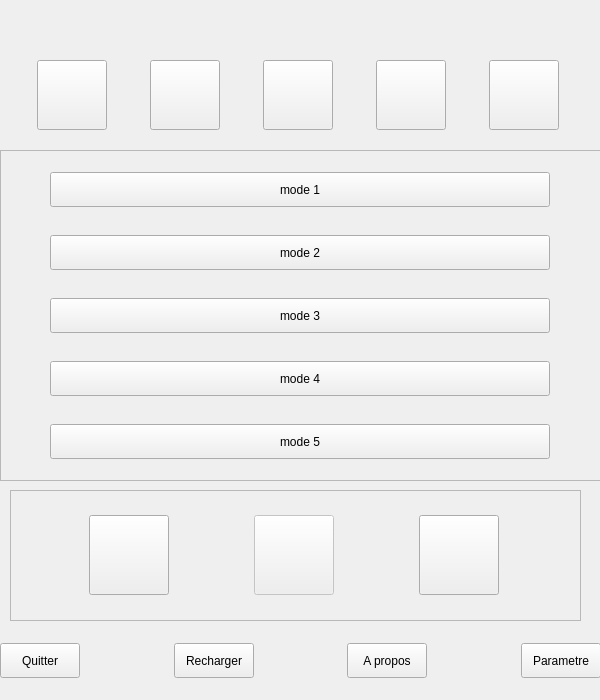
<?xml version="1.0" encoding="UTF-8"?>
<ui version="4.0">
 <class>CArreraUI</class>
 <widget class="QMainWindow" name="CArreraUI">
  <property name="geometry">
   <rect>
    <x>0</x>
    <y>0</y>
    <width>600</width>
    <height>700</height>
   </rect>
  </property>
  <property name="minimumSize">
   <size>
    <width>600</width>
    <height>700</height>
   </size>
  </property>
  <property name="maximumSize">
   <size>
    <width>600</width>
    <height>700</height>
   </size>
  </property>
  <property name="windowTitle">
   <string>Arrera</string>
  </property>
  <property name="windowIcon">
   <iconset resource="ArreraTheme.qrc">
    <normaloff>:/IconArrera/ArreraI2024.png</normaloff>:/IconArrera/ArreraI2024.png</iconset>
  </property>
  <widget class="QWidget" name="centralwidget">
   <widget class="QWidget" name="horizontalLayoutWidget">
    <property name="geometry">
     <rect>
      <x>0</x>
      <y>40</y>
      <width>601</width>
      <height>111</height>
     </rect>
    </property>
    <layout class="QHBoxLayout" name="APP">
     <item>
      <widget class="QPushButton" name="IDC_TABLEUR">
       <property name="maximumSize">
        <size>
         <width>70</width>
         <height>70</height>
        </size>
       </property>
       <property name="text">
        <string/>
       </property>
       <property name="icon">
        <iconset resource="ArreraTheme.qrc">
         <normaloff>:/iconBTN/iconTableur.png</normaloff>:/iconBTN/iconTableur.png</iconset>
       </property>
       <property name="iconSize">
        <size>
         <width>70</width>
         <height>70</height>
        </size>
       </property>
      </widget>
     </item>
     <item>
      <widget class="QPushButton" name="IDC_TRAITEMENT">
       <property name="maximumSize">
        <size>
         <width>70</width>
         <height>70</height>
        </size>
       </property>
       <property name="text">
        <string/>
       </property>
       <property name="icon">
        <iconset resource="ArreraTheme.qrc">
         <normaloff>:/iconBTN/iconTraitementTexte.png</normaloff>:/iconBTN/iconTraitementTexte.png</iconset>
       </property>
       <property name="iconSize">
        <size>
         <width>70</width>
         <height>70</height>
        </size>
       </property>
      </widget>
     </item>
     <item>
      <widget class="QPushButton" name="IDC_APP">
       <property name="maximumSize">
        <size>
         <width>70</width>
         <height>70</height>
        </size>
       </property>
       <property name="text">
        <string/>
       </property>
       <property name="icon">
        <iconset resource="ArreraTheme.qrc">
         <normaloff>:/iconBTN/app-drawer.png</normaloff>:/iconBTN/app-drawer.png</iconset>
       </property>
       <property name="iconSize">
        <size>
         <width>70</width>
         <height>70</height>
        </size>
       </property>
      </widget>
     </item>
     <item>
      <widget class="QPushButton" name="IDC_NAVIGATEUR">
       <property name="maximumSize">
        <size>
         <width>70</width>
         <height>70</height>
        </size>
       </property>
       <property name="text">
        <string/>
       </property>
       <property name="icon">
        <iconset resource="ArreraTheme.qrc">
         <normaloff>:/iconBTN/iconNavigateur.png</normaloff>:/iconBTN/iconNavigateur.png</iconset>
       </property>
       <property name="iconSize">
        <size>
         <width>70</width>
         <height>70</height>
        </size>
       </property>
      </widget>
     </item>
     <item>
      <widget class="QPushButton" name="IDC_PRESENTATION">
       <property name="maximumSize">
        <size>
         <width>70</width>
         <height>70</height>
        </size>
       </property>
       <property name="text">
        <string/>
       </property>
       <property name="icon">
        <iconset resource="ArreraTheme.qrc">
         <normaloff>:/iconBTN/iconPresentation.png</normaloff>:/iconBTN/iconPresentation.png</iconset>
       </property>
       <property name="iconSize">
        <size>
         <width>70</width>
         <height>70</height>
        </size>
       </property>
      </widget>
     </item>
    </layout>
   </widget>
   <widget class="QWidget" name="horizontalLayoutWidget_3">
    <property name="geometry">
     <rect>
      <x>0</x>
      <y>630</y>
      <width>601</width>
      <height>61</height>
     </rect>
    </property>
    <layout class="QHBoxLayout" name="horizontalLayout_2">
     <item>
      <widget class="QPushButton" name="IDC_QUIT">
       <property name="maximumSize">
        <size>
         <width>100</width>
         <height>35</height>
        </size>
       </property>
       <property name="text">
        <string>Quitter</string>
       </property>
      </widget>
     </item>
     <item>
      <spacer name="horizontalSpacer_2">
       <property name="orientation">
        <enum>Qt::Horizontal</enum>
       </property>
       <property name="sizeHint" stdset="0">
        <size>
         <width>40</width>
         <height>20</height>
        </size>
       </property>
      </spacer>
     </item>
     <item>
      <widget class="QPushButton" name="IDC_RELOAD">
       <property name="minimumSize">
        <size>
         <width>0</width>
         <height>35</height>
        </size>
       </property>
       <property name="text">
        <string>Recharger</string>
       </property>
      </widget>
     </item>
     <item>
      <spacer name="horizontalSpacer">
       <property name="orientation">
        <enum>Qt::Horizontal</enum>
       </property>
       <property name="sizeHint" stdset="0">
        <size>
         <width>40</width>
         <height>20</height>
        </size>
       </property>
      </spacer>
     </item>
     <item>
      <widget class="QPushButton" name="IDC_APROPOS">
       <property name="minimumSize">
        <size>
         <width>0</width>
         <height>35</height>
        </size>
       </property>
       <property name="text">
        <string>A propos</string>
       </property>
      </widget>
     </item>
     <item>
      <spacer name="horizontalSpacer_3">
       <property name="orientation">
        <enum>Qt::Horizontal</enum>
       </property>
       <property name="sizeHint" stdset="0">
        <size>
         <width>40</width>
         <height>20</height>
        </size>
       </property>
      </spacer>
     </item>
     <item>
      <widget class="QPushButton" name="IDC_PARAMETRE">
       <property name="maximumSize">
        <size>
         <width>100</width>
         <height>35</height>
        </size>
       </property>
       <property name="text">
        <string>Parametre</string>
       </property>
       <property name="icon">
        <iconset resource="ArreraTheme.qrc">
         <normaloff>:/IconArrera/ArreraInterfaceParametre.png</normaloff>:/IconArrera/ArreraInterfaceParametre.png</iconset>
       </property>
       <property name="iconSize">
        <size>
         <width>30</width>
         <height>30</height>
        </size>
       </property>
      </widget>
     </item>
    </layout>
   </widget>
   <widget class="QFrame" name="FMode">
    <property name="geometry">
     <rect>
      <x>0</x>
      <y>150</y>
      <width>601</width>
      <height>331</height>
     </rect>
    </property>
    <property name="frameShape">
     <enum>QFrame::StyledPanel</enum>
    </property>
    <property name="frameShadow">
     <enum>QFrame::Raised</enum>
    </property>
    <widget class="QWidget" name="verticalLayoutWidget">
     <property name="geometry">
      <rect>
       <x>0</x>
       <y>0</y>
       <width>601</width>
       <height>331</height>
      </rect>
     </property>
     <layout class="QVBoxLayout" name="mode">
      <property name="leftMargin">
       <number>50</number>
      </property>
      <item>
       <widget class="QPushButton" name="IDC_MODE1">
        <property name="maximumSize">
         <size>
          <width>500</width>
          <height>35</height>
         </size>
        </property>
        <property name="text">
         <string>mode 1</string>
        </property>
       </widget>
      </item>
      <item>
       <widget class="QPushButton" name="IDC_MODE2">
        <property name="maximumSize">
         <size>
          <width>500</width>
          <height>35</height>
         </size>
        </property>
        <property name="text">
         <string>mode 2</string>
        </property>
       </widget>
      </item>
      <item>
       <widget class="QPushButton" name="IDC_MODE3">
        <property name="maximumSize">
         <size>
          <width>500</width>
          <height>35</height>
         </size>
        </property>
        <property name="text">
         <string>mode 3</string>
        </property>
       </widget>
      </item>
      <item>
       <widget class="QPushButton" name="IDC_MODE4">
        <property name="maximumSize">
         <size>
          <width>500</width>
          <height>35</height>
         </size>
        </property>
        <property name="text">
         <string>mode 4</string>
        </property>
       </widget>
      </item>
      <item>
       <widget class="QPushButton" name="IDC_MODE5">
        <property name="maximumSize">
         <size>
          <width>500</width>
          <height>35</height>
         </size>
        </property>
        <property name="text">
         <string>mode 5</string>
        </property>
       </widget>
      </item>
     </layout>
    </widget>
   </widget>
   <widget class="QFrame" name="FAssistant">
    <property name="geometry">
     <rect>
      <x>10</x>
      <y>490</y>
      <width>571</width>
      <height>131</height>
     </rect>
    </property>
    <property name="frameShape">
     <enum>QFrame::StyledPanel</enum>
    </property>
    <property name="frameShadow">
     <enum>QFrame::Raised</enum>
    </property>
    <widget class="QWidget" name="horizontalLayoutWidget_2">
     <property name="geometry">
      <rect>
       <x>0</x>
       <y>0</y>
       <width>571</width>
       <height>131</height>
      </rect>
     </property>
     <layout class="QHBoxLayout" name="horizontalLayout">
      <item>
       <widget class="QPushButton" name="IDC_SIX">
        <property name="maximumSize">
         <size>
          <width>80</width>
          <height>80</height>
         </size>
        </property>
        <property name="text">
         <string/>
        </property>
        <property name="icon">
         <iconset resource="ArreraTheme.qrc">
          <normaloff>:/iconBTN/six.png</normaloff>:/iconBTN/six.png</iconset>
        </property>
        <property name="iconSize">
         <size>
          <width>80</width>
          <height>80</height>
         </size>
        </property>
       </widget>
      </item>
      <item>
       <widget class="QPushButton" name="IDC_COPILOTE">
        <property name="enabled">
         <bool>false</bool>
        </property>
        <property name="maximumSize">
         <size>
          <width>80</width>
          <height>80</height>
         </size>
        </property>
        <property name="text">
         <string/>
        </property>
        <property name="icon">
         <iconset resource="ArreraTheme.qrc">
          <normaloff>:/iconBTN/ArreraCopiloteIcon.png</normaloff>:/iconBTN/ArreraCopiloteIcon.png</iconset>
        </property>
        <property name="iconSize">
         <size>
          <width>80</width>
          <height>80</height>
         </size>
        </property>
       </widget>
      </item>
      <item>
       <widget class="QPushButton" name="IDC_RYLEY">
        <property name="maximumSize">
         <size>
          <width>80</width>
          <height>80</height>
         </size>
        </property>
        <property name="text">
         <string/>
        </property>
        <property name="icon">
         <iconset resource="ArreraTheme.qrc">
          <normaloff>:/iconBTN/Ryley.png</normaloff>:/iconBTN/Ryley.png</iconset>
        </property>
        <property name="iconSize">
         <size>
          <width>80</width>
          <height>80</height>
         </size>
        </property>
       </widget>
      </item>
     </layout>
    </widget>
   </widget>
   <widget class="QLabel" name="IDC_LABELUSER">
    <property name="geometry">
     <rect>
      <x>0</x>
      <y>0</y>
      <width>601</width>
      <height>41</height>
     </rect>
    </property>
    <property name="font">
     <font>
      <pointsize>14</pointsize>
     </font>
    </property>
    <property name="text">
     <string/>
    </property>
   </widget>
  </widget>
 </widget>
 <resources>
  <include location="ArreraTheme.qrc"/>
 </resources>
 <connections/>
</ui>
